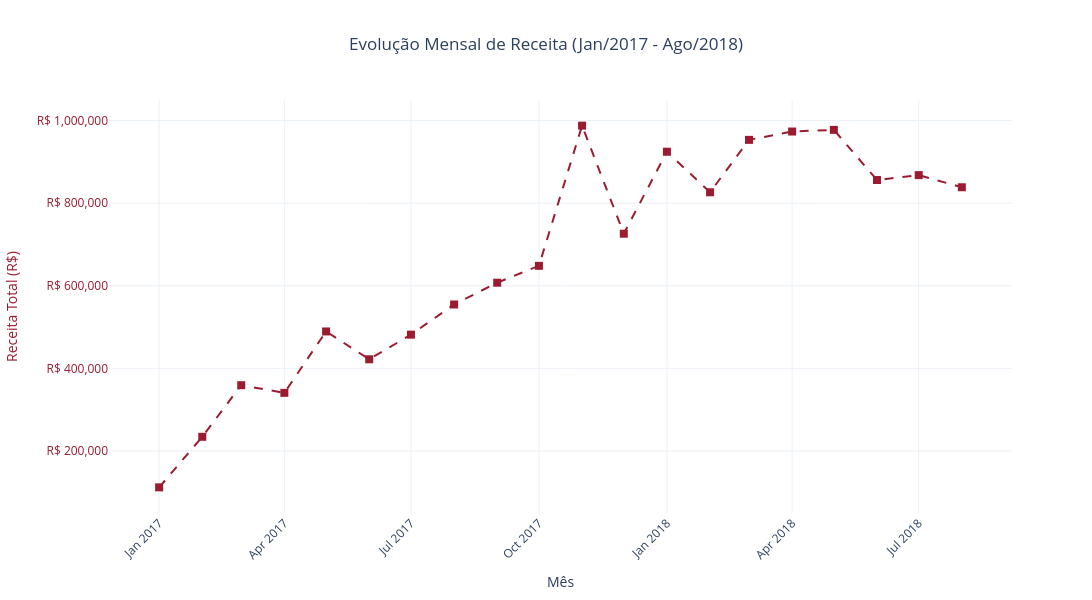

This figure's notebook cell:
### Markdown cell above
**Ritmo de crescimento dos pedidos:**

Os primeiros meses de 2017 tiveram crescimento expressivo, com fevereiro registrando +120%. A Black Friday (nov/2017) trouxe outro salto importante: +63% em um único mês. Em 2018, as variações se estabilizaram entre -10% e +10%, indicando que a operação encontrou um patamar de demanda mais constante.

### Code cell
import plotly.graph_objects as go

# Cria a figura vazia
fig_receita = go.Figure()

# Adiciona a linha de receita (vinho)
fig_receita.add_trace(
    go.Scatter(
        x=evolucao_mensal['ano_mes_str'],
        y=evolucao_mensal['receita_total'],
        name='Receita (R$)',
        mode='lines+markers',
        line=dict(color='#9b1c31', width=2, dash='dash'),
        marker=dict(size=8, symbol='square')
    )
)

fig_receita.update_layout(
    title=dict(
        text='Evolução Mensal de Receita (Jan/2017 - Ago/2018)',
        x=0.5,
        xanchor='center'
    ),
    xaxis=dict(title='Mês', tickangle=-45),
    yaxis=dict(
        title=dict(text='Receita Total (R$)', font=dict(color='#9b1c31')),
        tickfont=dict(color='#9b1c31'),
        tickprefix='R$ ',
        tickformat=',.0f'
    ),
    template='plotly_white',
    showlegend=False,
    width=1200,
    height=600
)

fig_receita.show()

### Figure 1 — Plotly figure (JSON) as saved in the notebook; plotly's stock layout.template omitted (floating-point values rounded to 4 significant figures)
{"data": [{"line": {"color": "#9b1c31", "dash": "dash", "width": 2}, "marker": {"size": 8, "symbol": "square"}, "mode": "lines+markers", "name": "Receita (R$)", "type": "scatter", "x": ["2017-01", "2017-02", "2017-03", "2017-04", "2017-05", "2017-06", "2017-07", "2017-08", "2017-09", "2017-10", "2017-11", "2017-12", "2018-01", "2018-02", "2018-03", "2018-04", "2018-05", "2018-06", "2018-07", "2018-08"], "y": [111800.0, 234200.0, 359200.0, 340700.0, 489300.0, 421900.0, 481600.0, 554700.0, 607400.0, 648200.0, 987800.0, 726000.0, 924600.0, 826400.0, 953400.0, 973500.0, 977500.0, 856100.0, 868000.0, 838600.0]}], "layout": {"height": 600, "showlegend": false, "title": {"text": "Evolução Mensal de Receita (Jan/2017 - Ago/2018)", "x": 0.5, "xanchor": "center"}, "width": 1200, "xaxis": {"tickangle": -45, "title": {"text": "Mês"}}, "yaxis": {"tickfont": {"color": "#9b1c31"}, "tickformat": ",.0f", "tickprefix": "R$ ", "title": {"font": {"color": "#9b1c31"}, "text": "Receita Total (R$)"}}}}
